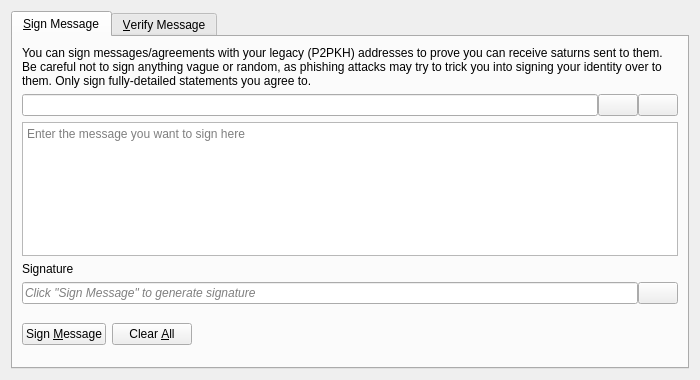
<?xml version="1.0" encoding="UTF-8"?>
<ui version="4.0">
 <class>SignVerifyMessageDialog</class>
 <widget class="QDialog" name="SignVerifyMessageDialog">
  <property name="geometry">
   <rect>
    <x>0</x>
    <y>0</y>
    <width>700</width>
    <height>380</height>
   </rect>
  </property>
  <property name="windowTitle">
   <string>Signatures - Sign / Verify a Message</string>
  </property>
  <property name="modal">
   <bool>true</bool>
  </property>
  <layout class="QVBoxLayout" name="verticalLayout">
   <item>
    <widget class="QTabWidget" name="tabWidget">
     <property name="currentIndex">
      <number>0</number>
     </property>
     <widget class="QWidget" name="tabSignMessage">
      <attribute name="title">
       <string>&amp;Sign Message</string>
      </attribute>
      <layout class="QVBoxLayout" name="verticalLayout_SM">
       <item>
        <widget class="QLabel" name="infoLabel_SM">
         <property name="text">
          <string>You can sign messages/agreements with your legacy (P2PKH) addresses to prove you can receive saturns sent to them. Be careful not to sign anything vague or random, as phishing attacks may try to trick you into signing your identity over to them. Only sign fully-detailed statements you agree to.</string>
         </property>
         <property name="textFormat">
          <enum>Qt::PlainText</enum>
         </property>
         <property name="wordWrap">
          <bool>true</bool>
         </property>
        </widget>
       </item>
       <item>
        <layout class="QHBoxLayout" name="horizontalLayout_1_SM">
         <property name="spacing">
          <number>0</number>
         </property>
         <item>
          <widget class="QValidatedLineEdit" name="addressIn_SM">
           <property name="toolTip">
            <string>The Saturn address to sign the message with</string>
           </property>
          </widget>
         </item>
         <item>
          <widget class="QPushButton" name="addressBookButton_SM">
           <property name="toolTip">
            <string>Choose previously used address</string>
           </property>
           <property name="text">
            <string/>
           </property>
           <property name="icon">
            <iconset resource="../saturn.qrc">
             <normaloff>:/icons/address-book</normaloff>:/icons/address-book</iconset>
           </property>
           <property name="shortcut">
            <string>Alt+A</string>
           </property>
           <property name="autoDefault">
            <bool>false</bool>
           </property>
          </widget>
         </item>
         <item>
          <widget class="QPushButton" name="pasteButton_SM">
           <property name="toolTip">
            <string>Paste address from clipboard</string>
           </property>
           <property name="text">
            <string/>
           </property>
           <property name="icon">
            <iconset resource="../saturn.qrc">
             <normaloff>:/icons/editpaste</normaloff>:/icons/editpaste</iconset>
           </property>
           <property name="shortcut">
            <string>Alt+P</string>
           </property>
           <property name="autoDefault">
            <bool>false</bool>
           </property>
          </widget>
         </item>
        </layout>
       </item>
       <item>
        <widget class="QPlainTextEdit" name="messageIn_SM">
         <property name="toolTip">
          <string>Enter the message you want to sign here</string>
         </property>
         <property name="placeholderText">
          <string>Enter the message you want to sign here</string>
         </property>
        </widget>
       </item>
       <item>
        <widget class="QLabel" name="signatureLabel_SM">
         <property name="text">
          <string>Signature</string>
         </property>
         <property name="textFormat">
          <enum>Qt::PlainText</enum>
         </property>
        </widget>
       </item>
       <item>
        <layout class="QHBoxLayout" name="horizontalLayout_2_SM">
         <property name="spacing">
          <number>0</number>
         </property>
         <item>
          <widget class="QLineEdit" name="signatureOut_SM">
           <property name="placeholderText">
            <string>Click "Sign Message" to generate signature</string>
           </property>
           <property name="font">
            <font>
             <italic>true</italic>
            </font>
           </property>
           <property name="readOnly">
            <bool>true</bool>
           </property>
          </widget>
         </item>
         <item>
          <widget class="QPushButton" name="copySignatureButton_SM">
           <property name="toolTip">
            <string>Copy the current signature to the clipboard</string>
           </property>
           <property name="text">
            <string/>
           </property>
           <property name="icon">
            <iconset resource="../saturn.qrc">
             <normaloff>:/icons/editcopy</normaloff>:/icons/editcopy</iconset>
           </property>
           <property name="autoDefault">
            <bool>false</bool>
           </property>
          </widget>
         </item>
        </layout>
       </item>
       <item>
        <layout class="QHBoxLayout" name="horizontalLayout_3_SM">
         <item>
          <widget class="QPushButton" name="signMessageButton_SM">
           <property name="toolTip">
            <string>Sign the message to prove you own this Saturn address</string>
           </property>
           <property name="text">
            <string>Sign &amp;Message</string>
           </property>
           <property name="icon">
            <iconset resource="../saturn.qrc">
             <normaloff>:/icons/edit</normaloff>:/icons/edit</iconset>
           </property>
           <property name="autoDefault">
            <bool>false</bool>
           </property>
          </widget>
         </item>
         <item>
          <widget class="QPushButton" name="clearButton_SM">
           <property name="toolTip">
            <string>Reset all sign message fields</string>
           </property>
           <property name="text">
            <string>Clear &amp;All</string>
           </property>
           <property name="icon">
            <iconset resource="../saturn.qrc">
             <normaloff>:/icons/remove</normaloff>:/icons/remove</iconset>
           </property>
           <property name="autoDefault">
            <bool>false</bool>
           </property>
          </widget>
         </item>
         <item>
          <spacer name="horizontalSpacer_1_SM">
           <property name="orientation">
            <enum>Qt::Horizontal</enum>
           </property>
           <property name="sizeHint" stdset="0">
            <size>
             <width>40</width>
             <height>48</height>
            </size>
           </property>
          </spacer>
         </item>
         <item>
          <widget class="QLabel" name="statusLabel_SM">
           <property name="font">
            <font>
             <weight>75</weight>
             <bold>true</bold>
            </font>
           </property>
           <property name="text">
            <string/>
           </property>
           <property name="wordWrap">
            <bool>true</bool>
           </property>
          </widget>
         </item>
         <item>
          <spacer name="horizontalSpacer_2_SM">
           <property name="orientation">
            <enum>Qt::Horizontal</enum>
           </property>
           <property name="sizeHint" stdset="0">
            <size>
             <width>40</width>
             <height>48</height>
            </size>
           </property>
          </spacer>
         </item>
        </layout>
       </item>
      </layout>
     </widget>
     <widget class="QWidget" name="tabVerifyMessage">
      <attribute name="title">
       <string>&amp;Verify Message</string>
      </attribute>
      <layout class="QVBoxLayout" name="verticalLayout_VM">
       <item>
        <widget class="QLabel" name="infoLabel_VM">
         <property name="text">
          <string>Enter the receiver's address, message (ensure you copy line breaks, spaces, tabs, etc. exactly) and signature below to verify the message. Be careful not to read more into the signature than what is in the signed message itself, to avoid being tricked by a man-in-the-middle attack. Note that this only proves the signing party receives with the address, it cannot prove sendership of any transaction!</string>
         </property>
         <property name="textFormat">
          <enum>Qt::PlainText</enum>
         </property>
         <property name="alignment">
          <set>Qt::AlignLeading|Qt::AlignLeft|Qt::AlignTop</set>
         </property>
         <property name="wordWrap">
          <bool>true</bool>
         </property>
        </widget>
       </item>
       <item>
        <layout class="QHBoxLayout" name="horizontalLayout_1_VM">
         <property name="spacing">
          <number>0</number>
         </property>
         <item>
          <widget class="QValidatedLineEdit" name="addressIn_VM">
           <property name="toolTip">
            <string>The Saturn address the message was signed with</string>
           </property>
          </widget>
         </item>
         <item>
          <widget class="QPushButton" name="addressBookButton_VM">
           <property name="toolTip">
            <string>Choose previously used address</string>
           </property>
           <property name="text">
            <string/>
           </property>
           <property name="icon">
            <iconset resource="../saturn.qrc">
             <normaloff>:/icons/address-book</normaloff>:/icons/address-book</iconset>
           </property>
           <property name="shortcut">
            <string>Alt+A</string>
           </property>
           <property name="autoDefault">
            <bool>false</bool>
           </property>
          </widget>
         </item>
        </layout>
       </item>
       <item>
        <widget class="QPlainTextEdit" name="messageIn_VM">
          <property name="toolTip">
            <string>The signed message to verify</string>
          </property>
          <property name="placeholderText">
            <string>The signed message to verify</string>
          </property>
        </widget>
       </item>
       <item>
        <widget class="QValidatedLineEdit" name="signatureIn_VM">
          <property name="toolTip">
            <string>The signature given when the message was signed</string>
          </property>
          <property name="placeholderText">
            <string>The signature given when the message was signed</string>
          </property>
        </widget>
       </item>
       <item>
        <layout class="QHBoxLayout" name="horizontalLayout_2_VM">
         <item>
          <widget class="QPushButton" name="verifyMessageButton_VM">
           <property name="toolTip">
            <string>Verify the message to ensure it was signed with the specified Saturn address</string>
           </property>
           <property name="text">
            <string>Verify &amp;Message</string>
           </property>
           <property name="icon">
            <iconset resource="../saturn.qrc">
             <normaloff>:/icons/transaction_0</normaloff>:/icons/transaction_0</iconset>
           </property>
           <property name="autoDefault">
            <bool>false</bool>
           </property>
          </widget>
         </item>
         <item>
          <widget class="QPushButton" name="clearButton_VM">
           <property name="toolTip">
            <string>Reset all verify message fields</string>
           </property>
           <property name="text">
            <string>Clear &amp;All</string>
           </property>
           <property name="icon">
            <iconset resource="../saturn.qrc">
             <normaloff>:/icons/remove</normaloff>:/icons/remove</iconset>
           </property>
           <property name="autoDefault">
            <bool>false</bool>
           </property>
          </widget>
         </item>
         <item>
          <spacer name="horizontalSpacer_1_VM">
           <property name="orientation">
            <enum>Qt::Horizontal</enum>
           </property>
           <property name="sizeHint" stdset="0">
            <size>
             <width>40</width>
             <height>48</height>
            </size>
           </property>
          </spacer>
         </item>
         <item>
          <widget class="QLabel" name="statusLabel_VM">
           <property name="font">
            <font>
             <weight>75</weight>
             <bold>true</bold>
            </font>
           </property>
           <property name="text">
            <string/>
           </property>
           <property name="wordWrap">
            <bool>true</bool>
           </property>
          </widget>
         </item>
         <item>
          <spacer name="horizontalSpacer_2_VM">
           <property name="orientation">
            <enum>Qt::Horizontal</enum>
           </property>
           <property name="sizeHint" stdset="0">
            <size>
             <width>40</width>
             <height>48</height>
            </size>
           </property>
          </spacer>
         </item>
        </layout>
       </item>
      </layout>
     </widget>
    </widget>
   </item>
  </layout>
 </widget>
 <customwidgets>
  <customwidget>
   <class>QValidatedLineEdit</class>
   <extends>QLineEdit</extends>
   <header>qt/qvalidatedlineedit.h</header>
  </customwidget>
 </customwidgets>
 <resources>
  <include location="../saturn.qrc"/>
 </resources>
 <connections/>
</ui>
